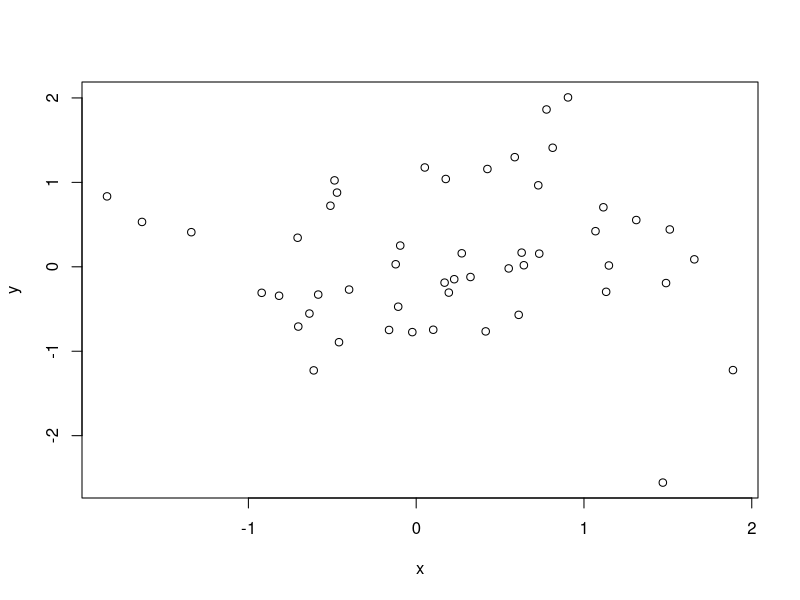
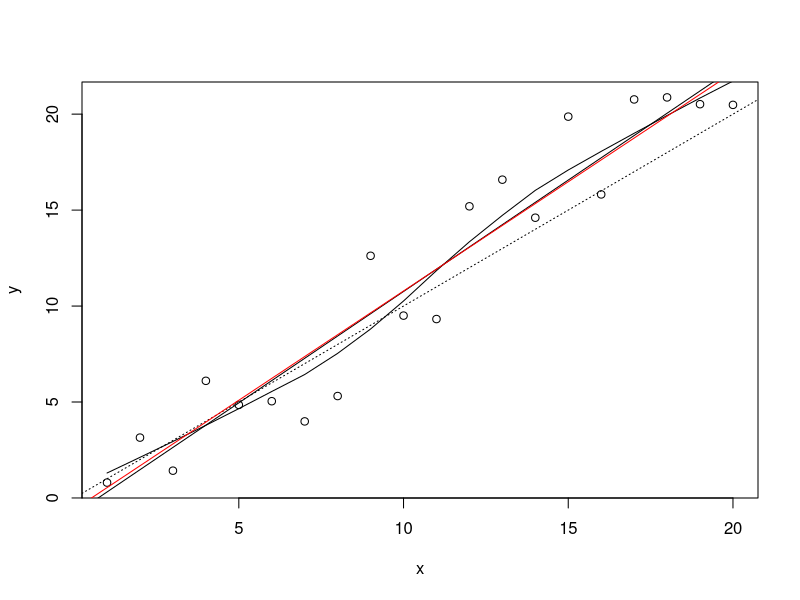
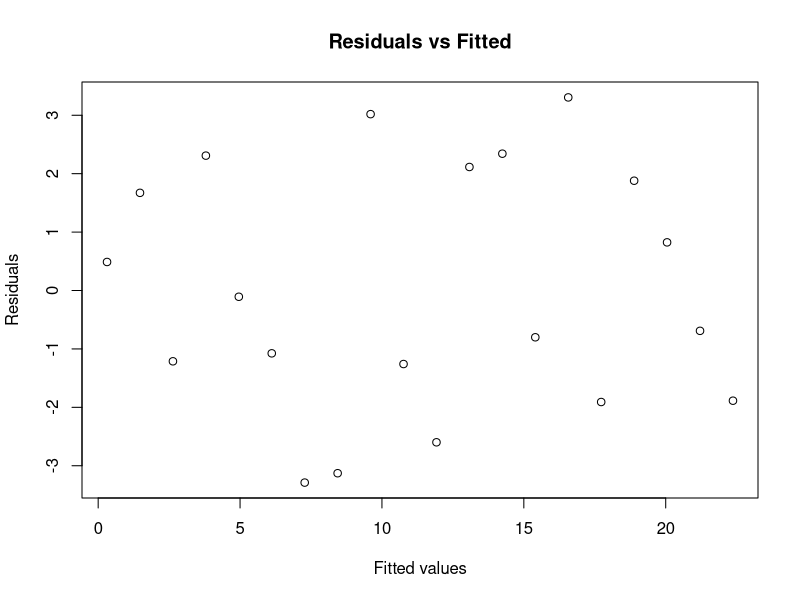
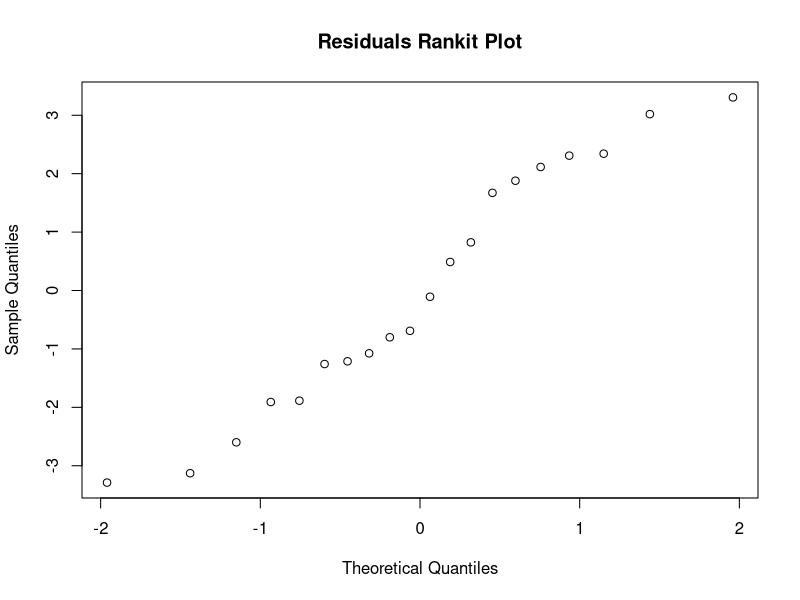

Source code (R) for these figures, in order:
## ---- chunk 1
knitr::opts_chunk$set(echo = FALSE)
## ---- chunk 2
x <- rnorm(50)
head(x)
## ---- chunk 3
y <- rnorm(x)
head(y)
summary(y)
## ---- chunk 4
plot(x,y)
## ---- chunk 5
ls()
## ---- chunk 6
rm(x, y)
## ---- chunk 7
ls()
## ---- chunk 8
x <- 1:20
print(x)
x
## ---- chunk 9
w <- 1 + sqrt(x)/2
w
## ---- chunk 10
dummy <- data.frame(x = x, y = x + rnorm(x)*w)
head(dummy)
## ---- chunk 11
fm <- lm(y ~ x, data = dummy)
summary(fm)
## ---- chunk 12
fm1 <- lm(y ~ x, data = dummy, weight = 1/w^2)
summary(fm1)
## ---- chunk 13
attach(dummy)
## ---- chunk 14
lrf <- lowess(x,y)
## ---- chunk 15
plot(x,y)
lines(x, lrf$y)
abline(0, 1, lty = 3)
abline( coef(fm) )
abline( coef(fm1), col = 'red' )
## ---- chunk 16
detach()
## ---- chunk 17
plot(fitted(fm), resid(fm),
xlab="Fitted values",
ylab="Residuals",
main="Residuals vs Fitted")
## ---- chunk 18
qqnorm(resid(fm), main="Residuals Rankit Plot")
## ---- chunk 19
rm(fm, fm1, lrf, x, dummy)
